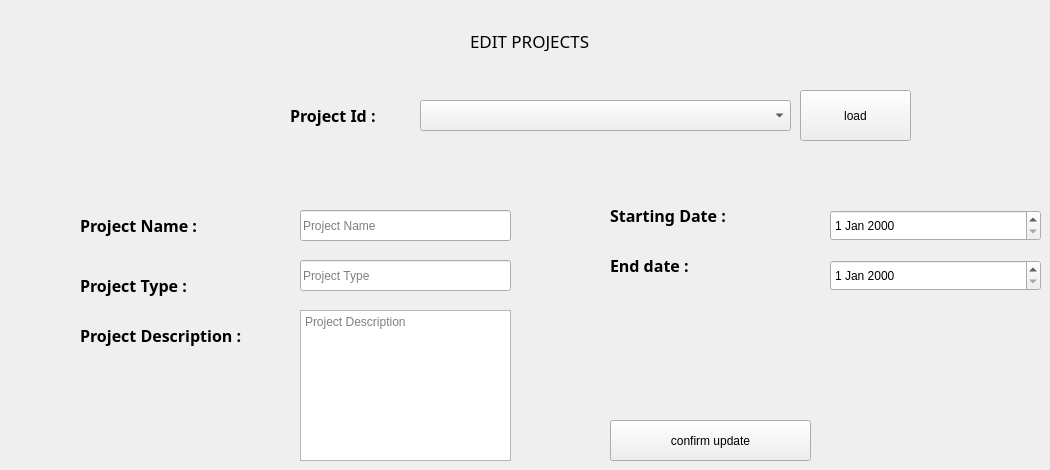
                 <widget class="QWidget" name="page_17">
                  <widget class="QLineEdit" name="projectTypeInput_12">
                   <property name="geometry">
                    <rect>
                     <x>300</x>
                     <y>260</y>
                     <width>211</width>
                     <height>31</height>
                    </rect>
                   </property>
                   <property name="styleSheet">
                    <string notr="true"/>
                   </property>
                   <property name="placeholderText">
                    <string>Project Type</string>
                   </property>
                  </widget>
                  <widget class="QDateEdit" name="dateFinInput_12">
                   <property name="geometry">
                    <rect>
                     <x>830</x>
                     <y>260</y>
                     <width>211</width>
                     <height>31</height>
                    </rect>
                   </property>
                   <property name="styleSheet">
                    <string notr="true"/>
                   </property>
                  </widget>
                  <widget class="QLabel" name="label_77">
                   <property name="geometry">
                    <rect>
                     <x>610</x>
                     <y>190</y>
                     <width>201</width>
                     <height>51</height>
                    </rect>
                   </property>
                   <property name="font">
                    <font>
                     <family>Nirmala UI Semilight</family>
                     <pointsize>12</pointsize>
                     <weight>75</weight>
                     <bold>true</bold>
                    </font>
                   </property>
                   <property name="styleSheet">
                    <string notr="true"/>
                   </property>
                   <property name="text">
                    <string>Starting Date : </string>
                   </property>
                  </widget>
                  <widget class="QTextEdit" name="ProjectDescInput_12">
                   <property name="geometry">
                    <rect>
                     <x>300</x>
                     <y>310</y>
                     <width>211</width>
                     <height>151</height>
                    </rect>
                   </property>
                   <property name="styleSheet">
                    <string notr="true"/>
                   </property>
                   <property name="placeholderText">
                    <string>Project Description</string>
                   </property>
                  </widget>
                  <widget class="QLineEdit" name="projectNameInput_12">
                   <property name="geometry">
                    <rect>
                     <x>300</x>
                     <y>210</y>
                     <width>211</width>
                     <height>31</height>
                    </rect>
                   </property>
                   <property name="styleSheet">
                    <string notr="true"/>
                   </property>
                   <property name="placeholderText">
                    <string>Project Name</string>
                   </property>
                  </widget>
                  <widget class="QLabel" name="label_79">
                   <property name="geometry">
                    <rect>
                     <x>80</x>
                     <y>260</y>
                     <width>201</width>
                     <height>51</height>
                    </rect>
                   </property>
                   <property name="font">
                    <font>
                     <family>Nirmala UI Semilight</family>
                     <pointsize>12</pointsize>
                     <weight>75</weight>
                     <bold>true</bold>
                    </font>
                   </property>
                   <property name="styleSheet">
                    <string notr="true"/>
                   </property>
                   <property name="text">
                    <string>Project Type :</string>
                   </property>
                  </widget>
                  <widget class="QLabel" name="label_80">
                   <property name="geometry">
                    <rect>
                     <x>610</x>
                     <y>240</y>
                     <width>201</width>
                     <height>51</height>
                    </rect>
                   </property>
                   <property name="font">
                    <font>
                     <family>Nirmala UI Semilight</family>
                     <pointsize>12</pointsize>
                     <weight>75</weight>
                     <bold>true</bold>
                    </font>
                   </property>
                   <property name="styleSheet">
                    <string notr="true"/>
                   </property>
                   <property name="text">
                    <string>End date : </string>
                   </property>
                  </widget>
                  <widget class="QLabel" name="label_81">
                   <property name="geometry">
                    <rect>
                     <x>80</x>
                     <y>310</y>
                     <width>201</width>
                     <height>51</height>
                    </rect>
                   </property>
                   <property name="font">
                    <font>
                     <family>Nirmala UI Semilight</family>
                     <pointsize>12</pointsize>
                     <weight>75</weight>
                     <bold>true</bold>
                    </font>
                   </property>
                   <property name="styleSheet">
                    <string notr="true"/>
                   </property>
                   <property name="text">
                    <string>Project Description : </string>
                   </property>
                  </widget>
                  <widget class="QLabel" name="label_82">
                   <property name="geometry">
                    <rect>
                     <x>80</x>
                     <y>200</y>
                     <width>161</width>
                     <height>51</height>
                    </rect>
                   </property>
                   <property name="font">
                    <font>
                     <family>Nirmala UI Semilight</family>
                     <pointsize>12</pointsize>
                     <weight>75</weight>
                     <bold>true</bold>
                    </font>
                   </property>
                   <property name="styleSheet">
                    <string notr="true"/>
                   </property>
                   <property name="text">
                    <string>Project Name : </string>
                   </property>
                  </widget>
                  <widget class="QLabel" name="projet_title_12">
                   <property name="geometry">
                    <rect>
                     <x>470</x>
                     <y>30</y>
                     <width>181</width>
                     <height>21</height>
                    </rect>
                   </property>
                   <property name="font">
                    <font>
                     <family>Nirmala UI Semilight</family>
                     <pointsize>13</pointsize>
                     <weight>50</weight>
                     <bold>false</bold>
                    </font>
                   </property>
                   <property name="text">
                    <string>EDIT PROJECTS</string>
                   </property>
                  </widget>
                  <widget class="QDateEdit" name="dateDebutInput_12">
                   <property name="geometry">
                    <rect>
                     <x>830</x>
                     <y>210</y>
                     <width>211</width>
                     <height>31</height>
                    </rect>
                   </property>
                   <property name="styleSheet">
                    <string notr="true"/>
                   </property>
                   <property name="readOnly">
                    <bool>false</bool>
                   </property>
                  </widget>
                  <widget class="QPushButton" name="AddButton_12">
                   <property name="geometry">
                    <rect>
                     <x>610</x>
                     <y>420</y>
                     <width>201</width>
                     <height>41</height>
                    </rect>
                   </property>
                   <property name="text">
                    <string>confirm update</string>
                   </property>
                   <property name="checkable">
                    <bool>true</bool>
                   </property>
                  </widget>
                  <widget class="QLabel" name="projet_update_icon_14">
                   <property name="geometry">
                    <rect>
                     <x>630</x>
                     <y>20</y>
                     <width>51</width>
                     <height>51</height>
                    </rect>
                   </property>
                   <property name="text">
                    <string/>
                   </property>
                   <property name="pixmap">
                    <pixmap resource="resource.qrc">:/icon/icon/loading-arrows_11140996.png</pixmap>
                   </property>
                   <property name="scaledContents">
                    <bool>true</bool>
                   </property>
                  </widget>
                  <widget class="QLabel" name="projet_update_icon_15">
                   <property name="geometry">
                    <rect>
                     <x>790</x>
                     <y>400</y>
                     <width>41</width>
                     <height>41</height>
                    </rect>
                   </property>
                   <property name="text">
                    <string/>
                   </property>
                   <property name="pixmap">
                    <pixmap resource="resource.qrc">:/icon/icon/loading-arrows_11140996.png</pixmap>
                   </property>
                   <property name="scaledContents">
                    <bool>true</bool>
                   </property>
                  </widget>
                  <widget class="QComboBox" name="ProjectIDCB_6">
                   <property name="geometry">
                    <rect>
                     <x>420</x>
                     <y>100</y>
                     <width>371</width>
                     <height>31</height>
                    </rect>
                   </property>
                   <property name="styleSheet">
                    <string notr="true"/>
                   </property>
                  </widget>
                  <widget class="QLabel" name="label_83">
                   <property name="geometry">
                    <rect>
                     <x>290</x>
                     <y>90</y>
                     <width>161</width>
                     <height>51</height>
                    </rect>
                   </property>
                   <property name="font">
                    <font>
                     <family>Nirmala UI Semilight</family>
                     <pointsize>12</pointsize>
                     <weight>75</weight>
                     <bold>true</bold>
                    </font>
                   </property>
                   <property name="styleSheet">
                    <string notr="true"/>
                   </property>
                   <property name="text">
                    <string>Project Id : </string>
                   </property>
                  </widget>
                  <widget class="QPushButton" name="LoadBtn_6">
                   <property name="geometry">
                    <rect>
                     <x>800</x>
                     <y>90</y>
                     <width>111</width>
                     <height>51</height>
                    </rect>
                   </property>
                   <property name="text">
                    <string>load</string>
                   </property>
                   <property name="checkable">
                    <bool>true</bool>
                   </property>
                  </widget>
                 </widget>
